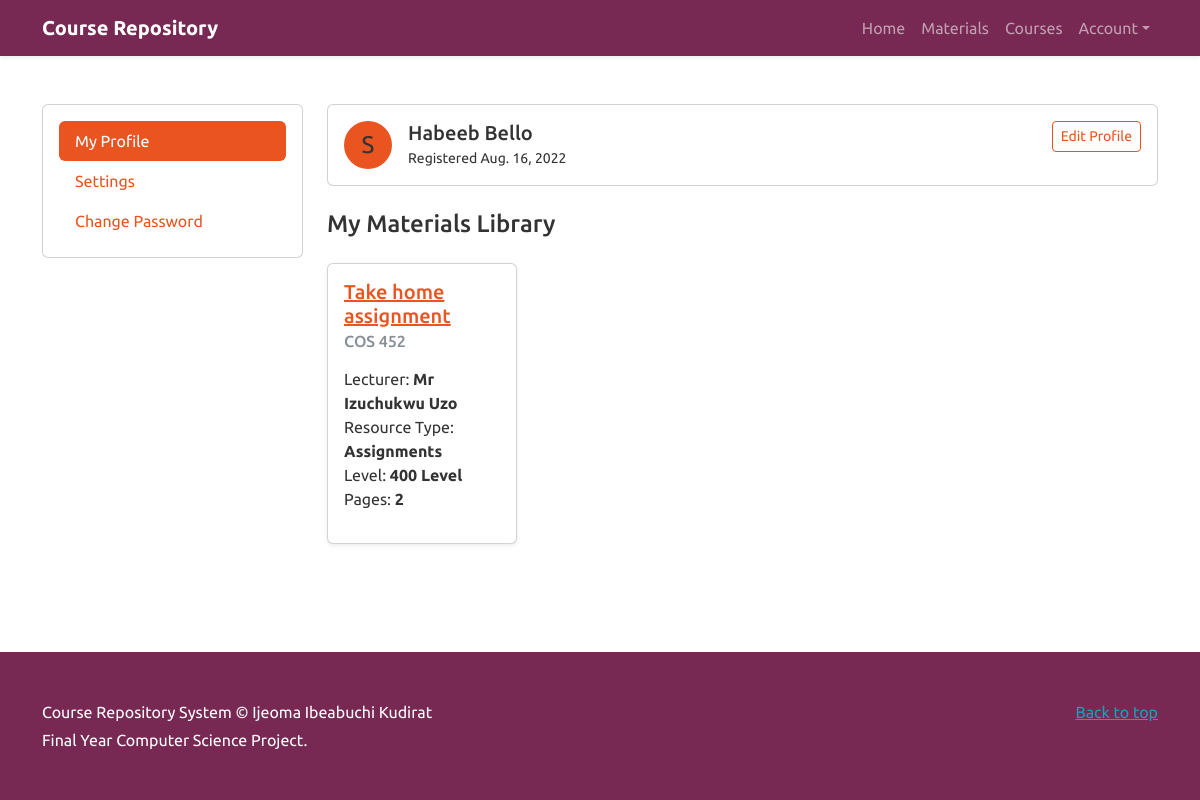
Page /account/profile/ (signed in) on the committed database.
### repository/models.py (models this page shows, shortened)
class Material(models.Model):
    name = models.CharField(max_length=100)
    lecturer = models.CharField(max_length=50)
    slug = models.SlugField(max_length=100, unique=True)
    course = models.ForeignKey(Course, on_delete=models.CASCADE)
    description = models.TextField()
    image = models.ImageField(upload_to='images')
    document = models.FileField(upload_to='materials')
    resource_type = models.ForeignKey(ResourceType, on_delete=models.PROTECT)
    pages = models.PositiveSmallIntegerField()
    user_library = models.ManyToManyField(
        settings.AUTH_USER_MODEL, related_name='user_materials', blank=True)
    created = models.DateTimeField(auto_now_add=True)
    updated = models.DateTimeField(auto_now=True)
    class Meta:
        ordering = ['name']
    def get_absolute_url(self):
        return reverse('course_material', kwargs={'slug': self.slug})

class Course(models.Model):
    title = models.CharField(max_length=100)
    slug = models.SlugField(max_length=100, unique=True)
    code = models.CharField(max_length=10)
    level = models.ForeignKey(Level, on_delete=models.CASCADE)
    class Meta:
        ordering = ['title']

class ResourceType(models.Model):
    name = models.CharField(max_length=20, unique=True)
    slug = models.SlugField(max_length=20, unique=True)
    created = models.DateTimeField(auto_now_add=True)
    updated = models.DateTimeField(auto_now=True)
    def __str__(self):
        return self.name

class Level(models.Model):
    year = models.CharField(max_length=10)
    slug = models.SlugField(max_length=10, unique=True)
    def __str__(self):
        return self.year

### account/views.py (the view)
# urls.py: path('profile/', views.profile, name='profile'),
def profile(request):
    materials = Material.objects.filter(user_library=request.user)
    template = 'profile.html'
    context = {
        'materials': materials,
    }
    return render(request, template, context)

### templates/profile.html (shortened to what this page needs)
{% extends "base.html" %}
{% load humanize %}
{% block content %}
<section class="py-5">
    <div class="container">
        <div class="row">
            <aside class="col-lg-3">
                {% include 'partials/_account_nav.html' %}
            </aside>
            <div class="col-lg-9">
                <div class="card mb-4">
                    <div class="card-body">
                        <header class="d-md-flex">
                            <div class="flex-shrink-0 circle rounded-circle text-center bg-primary">
                                <span class="initials position-relative lh-1">{{ request.user|make_list|first|title }}</span>
                            </div>
                            <div class="flex-grow-1 ms-3">
                                <h5 class="m-0">{{ request.user.get_full_name|default:request.user.username|title }}
                                </h5>
                                <small>Registered {{ request.user.date_joined|naturalday }}</small>
                            </div>
                            <div>
                                <a href="{% url 'account:settings' %}" class="btn btn-sm btn-outline-primary">Edit Profile</a>
                            </div>
                        </header>
                    </div>
                </div>
                <h4 class="mb-4">My Materials Library</h4>
                <div class="row">
                    {% for material in materials %}
                    {% include 'partials/_material_item.html' %}
                    {% empty %}
                    <p class="text-center mt-5">No material in your library yet.</p>
                    {% endfor %}
                </div>
            </div>
        </div>
    </div>
</section>
{% endblock %}

### templates/partials/_material_item.html
<div class="col-lg-3 col-md-6 col-12 mb-3">
    <div class="card shadow-sm h-100">
        <div class="card-body">
            <h5 class="card-title"><a href="{{ material.get_absolute_url }}">{{ material.name }}</a></h5>
            <h6 class="card-subtitle mb-2 text-muted">{{ material.course.code }}</h6>
            <p class="card-text">
                <ul class="list-unstyled">
                    <li>Lecturer: <strong>{{ material.lecturer }}</strong></li>
                    <li>Resource Type: <strong>{{ material.resource_type }}</strong></li>
                    <li>Level: <strong>{{ material.course.level }}</strong></li>
                    <li>Pages: <strong>{{ material.pages }}</strong></li>
                </ul>
            </p>
        </div>
    </div>
</div>

### templates/base.html (style rules this page uses)
:root { --avatar-size: 3rem; }
.circle { height: var(--avatar-size); width: var(--avatar-size); }
.initials { font-size: calc(var(--avatar-size) / 2); top: calc(var(--avatar-size) / 4); }

### rows in the picture
Material: name "Take home assignment", course.code "COS 452", lecturer "Mr Izuchukwu Uzo", resource_type "Assignments", course.level "400 Level", pages "2"

### other values in the picture
{{ request.user|make_list|first|title }} "S"
{{ request.user.get_full_name|default:request.user.username|title }} "Habeeb Bello"
{{ request.user.date_joined|naturalday }} "Aug. 16, 2022"
